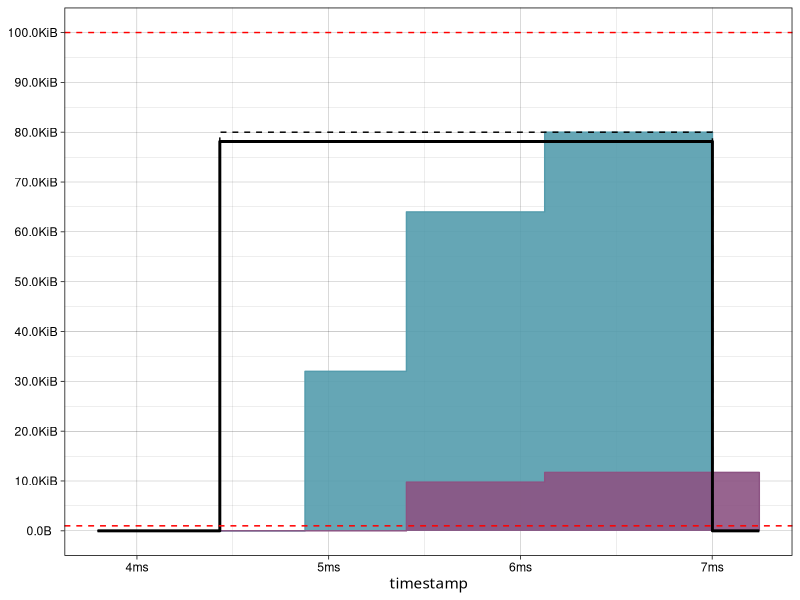

Write the R code that produced this figure.
## ---- chunk 1
knitr::opts_chunk$set(echo = TRUE)
## ---- chunk 2
library(dplyr)
library(readr)
library(ggplot2)
library(gdata)
library(scales)
## ---- chunk 3
KB <- function(x) { x * 1024 }
MB <- function(x) { x * 1024 * 1024 }
GB <- function(x) { x * 1024 * 1024 * 1024 }

find_memory_order <- function(x) {
  ifelse(x >= GB(10), GB, ifelse(x >= MB(10), MB, ifelse(x >= KB(10), KB, function(x) x)))
}

# labels_nanoseconds <- function(x) {
#   ifelse(abs(x) < 1000, paste0(x, "ns"),
#          ifelse(abs(x) < 1000 * 1000, paste0(x, "µs"), 
#                 ifelse(x < 1000 * 1000, paste0(x, "ms"))
#                 )
#   )
# }
## ---- chunk 4
data <- read_csv("membench.csv")
parameters <- read_csv("parameters.csv")
## ---- chunk 5

max_memory_usage <- max(data$memory_usage, data$intended_memory_usage, data$disk_usage, data$apparent_memory_usage, parameters$high_water_mark)
memory_order <- find_memory_order(max_memory_usage)
memory_breaks <- memory_order((0:(max_memory_usage / memory_order(1) / 10)) * 10)

memory_usage_color <- "#559CAD"
disk_usage_color <- "#8C5383"
ufo_perceived_color <- "black"
ufo_actual_color <- "black"
high_watermark_color <- "red"
low_watermark_color <- "red"

ggplot(data, aes(x=timestamp)) + 
  # Memory usage area
  geom_step(aes(y=memory_usage), color=memory_usage_color) +
  geom_rect(aes(xmin=timestamp,xmax=lead(timestamp),ymin=0,ymax=memory_usage), fill=memory_usage_color, alpha=0.9) +
  # Disk usage area
  geom_step(aes(y=disk_usage), color=disk_usage_color) +
  geom_rect(aes(xmin=timestamp,xmax=lead(timestamp),ymin=0,ymax=disk_usage), fill=disk_usage_color, alpha=0.9) +
  # UFO sizes
  geom_step(aes(y=intended_memory_usage), color=ufo_perceived_color, size=1) +
  geom_step(aes(y=apparent_memory_usage), color=ufo_actual_color, size=0.5, linetype = "dashed") +
  # Threshods
  geom_hline(yintercept=parameters$high_water_mark, color=high_watermark_color, linetype = "dashed") +
  geom_hline(yintercept=parameters$low_water_mark, color=low_watermark_color, linetype = "dashed") +
  # Theming
  theme_linedraw() + 
  scale_y_continuous(breaks=memory_breaks, labels = function(x) humanReadable(x, standard = "IEC", sep = "")) +
  scale_x_continuous(labels = function(x) paste0(floor(x / 1000 / 1000), "ms")) +
  theme(axis.title.y = element_blank(), axis.title.x = element_text("time"))
  
  #geom_line(aes(y=memory_usage)) #+ geom_line(aes(y=disk_usage)) #+ geom_line(aes(y=intended_memory_usage)) + geom_line(aes(y=apparent_memory_usage))
